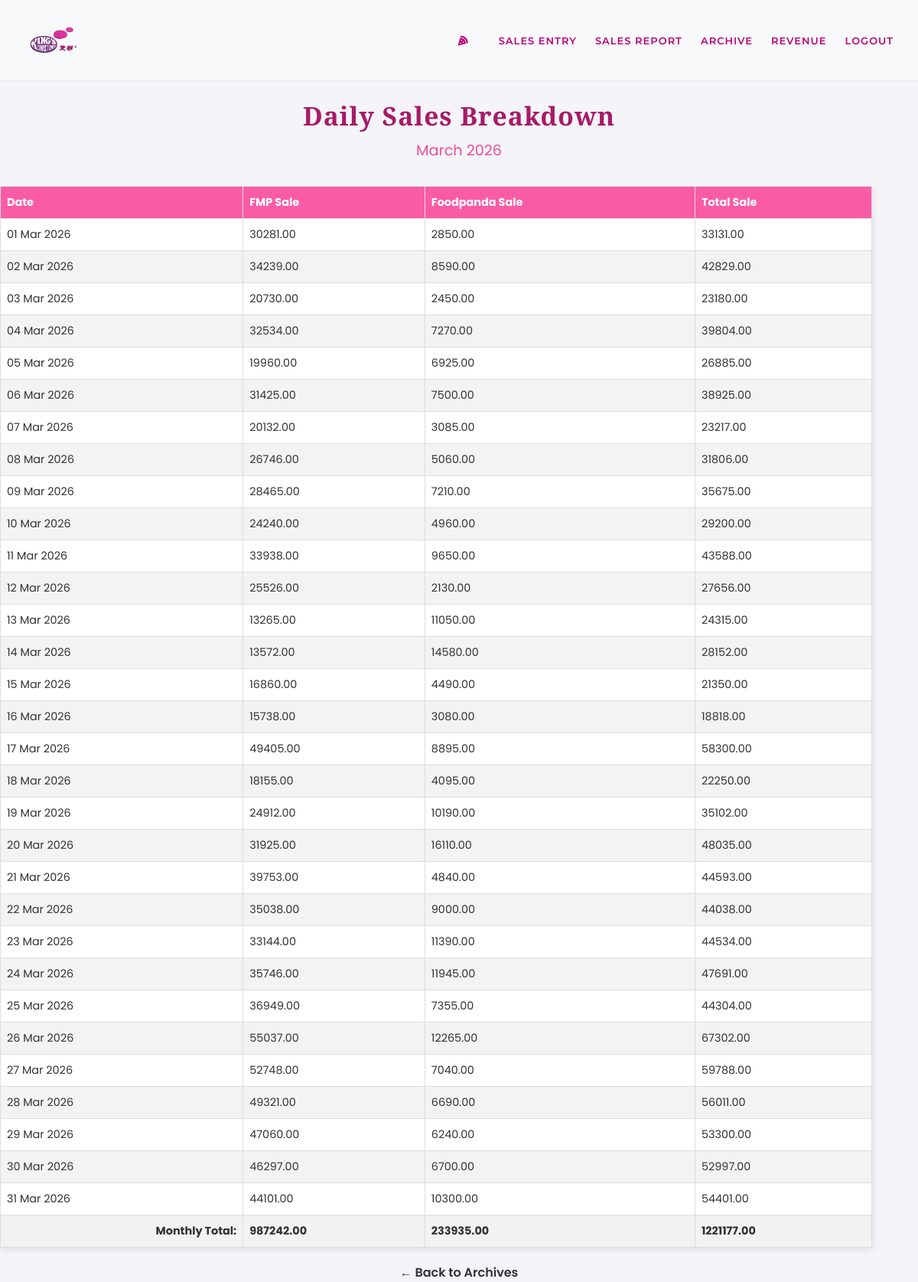
The app's page /kingsapp/month_rpt/13/ (signed in) with its own data.
### kingsapp/models.py (models this page shows, shortened)
class kingsArchvSummary(models.Model):
    month = models.DateField(unique=True)
    total_fmp_sale = models.DecimalField(max_digits=10, decimal_places=2, default=0)
    total_foodpanda_sale = models.DecimalField(max_digits=10, decimal_places=2, default=0)
    grand_total_sale = models.DecimalField(max_digits=10, decimal_places=2, default=0)
    net_total_sale = models.DecimalField(max_digits=10, decimal_places=2, default=0)
    average_daily_sale = models.DecimalField(max_digits=10, decimal_places=2, default=0)
    created_at = models.DateTimeField(auto_now_add=True)
    class Meta:
        verbose_name = 'Kings Archived Summary'
        verbose_name_plural = 'Kings Archived Summary'

class kingsSalesArchv(models.Model):
    entity = models.CharField(max_length=100)
    FMP_sale = models.DecimalField(max_digits=10, decimal_places=2, default=0)
    foodpanda = models.DecimalField(max_digits=10, decimal_places=2, default=0)
    create_date = models.DateField()
    update_date = models.DateTimeField(auto_now=True)
    @property
    def total_sale(self):
        return self.FMP_sale + self.foodpanda
    class Meta:
        verbose_name = 'Kings Sale Archive'
        verbose_name_plural = 'Kings Sale Archive'

### kingsapp/views.py (the view)
# urls.py: path('month_rpt/<int:pk>/', views.month_view_sale, name='month_rpt'),
@login_required(login_url='login')
def month_view_sale(request, pk):
    arcv_month = get_object_or_404(kingsArchvSummary, pk=pk)
    daily_sales = kingsSalesArchv.objects.filter(
        create_date__year=arcv_month.month.year,
        create_date__month=arcv_month.month.month
    ).order_by('create_date')
    return render(request, 'kings/month_view_sale.html', {'archive': arcv_month, 'daily_sales': daily_sales})

### templates/kings/month_view_sale.html (shortened to what this page needs)
{% load static %}
<!DOCTYPE html>
<html lang="en">
<head>
    <link rel="stylesheet" href="{% static 'css/kingshowdata.css' %}">
</head>
<body>
    {% include 'kings/kingsnavbar.html' %}
    <h1>Daily Sales Breakdown</h1>
    <h2>{{ archive.month|date:"F Y" }}</h2>
    <div class="main-container" style="justify-content: center;">
        <div class="report-section">
            <table>
                <thead>
                    <tr>
                        <th>Date</th>
                        <th>FMP Sale</th>
                        <th>Foodpanda Sale</th>
                        <th>Total Sale</th>
                    </tr>
                </thead>
                <tbody>
                    {% for sale in daily_sales %}
                    <tr>
                        <td>{{ sale.create_date|date:"d M Y" }}</td>
                        <td>{{ sale.FMP_sale|floatformat:2 }}</td>
                        <td>{{ sale.foodpanda|floatformat:2 }}</td>
                        <td>{{ sale.total_sale|floatformat:2 }}</td>
                    </tr>
                    {% empty %}
                    <tr>
                        <td colspan="4" style="text-align: center;">No sales data found for this month.</td>
                    </tr>
                    {% endfor %}
                </tbody>
                <tfoot>
                    <tr style="font-weight: bold; background-color: #f2f2f2;">
                        <td style="text-align: right;">Monthly Total:</td>
                        <td>{{ archive.total_fmp_sale|floatformat:2 }}</td>
                        <td>{{ archive.total_foodpanda_sale|floatformat:2 }}</td>
                        <td>{{ archive.grand_total_sale|floatformat:2 }}</td>
                    </tr>
                </tfoot>
            </table>
            <div style="margin-top: 20px; text-align: center;">
                <a href="{% url 'show_archive' %}" style="text-decoration: none; color: #333; font-weight: 600;">&larr; Back to Archives</a>
            </div>
        </div>
    </div>
</body>
</html>

### static/css/kingshowdata.css (style rules this page uses)
body { font-family: 'Poppins', sans-serif; margin: 2rem; background-color: #f4f4f9; color: #333; }
.main-container { display: flex; gap: 2rem; align-items: flex-start; max-width: 1400px; margin: 0 auto; }
h1 { text-align: center; color: #a71b68; font-family: 'Playfair Display', serif; font-size: 2.1rem; margin-bottom: 0.5rem; letter-spacing: 1px; }
h2 { text-align: center; color: #ee4e99; font-weight: 400; font-style: regular; font-size: 1.2rem; margin-top: 0; margin-bottom: 2rem; }
.report-section { flex: 2.5; overflow-x: auto; }
table { width: 95%; margin: 0; border-collapse: collapse; box-shadow: 0 2px 10px rgba(0,0,0,0.1); background-color: white; border: 1px solid #ddd; }
th, td { padding: 10px 8px; text-align: left; border: 1px solid #ddd; font-size: 0.9rem; }
thead th { background-color: #f95ca5; color: white; font-weight: bold; }
tbody tr:nth-of-type(even) { background-color: #f3f3f3; }

### templates/kings/kingsnavbar.html (style rules this page uses)
body { margin: 0; }

### records on screen
kingsArchvSummary: month "March 2026", total_fmp_sale "987242.00", total_foodpanda_sale "233935.00", grand_total_sale "1221177.00"
kingsSalesArchv: create_date "01 Mar 2026", FMP_sale "30281.00", foodpanda "2850.00", total_sale "33131.00"
kingsSalesArchv: create_date "02 Mar 2026", FMP_sale "34239.00", foodpanda "8590.00", total_sale "42829.00"
kingsSalesArchv: create_date "03 Mar 2026", FMP_sale "20730.00", foodpanda "2450.00", total_sale "23180.00"
kingsSalesArchv: create_date "04 Mar 2026", FMP_sale "32534.00", foodpanda "7270.00", total_sale "39804.00"
kingsSalesArchv: create_date "05 Mar 2026", FMP_sale "19960.00", foodpanda "6925.00", total_sale "26885.00"
kingsSalesArchv: create_date "06 Mar 2026", FMP_sale "31425.00", foodpanda "7500.00", total_sale "38925.00"
kingsSalesArchv: create_date "07 Mar 2026", FMP_sale "20132.00", foodpanda "3085.00", total_sale "23217.00"
kingsSalesArchv: create_date "08 Mar 2026", FMP_sale "26746.00", foodpanda "5060.00", total_sale "31806.00"
kingsSalesArchv: create_date "09 Mar 2026", FMP_sale "28465.00", foodpanda "7210.00", total_sale "35675.00"
kingsSalesArchv: create_date "10 Mar 2026", FMP_sale "24240.00", foodpanda "4960.00", total_sale "29200.00"
kingsSalesArchv: create_date "11 Mar 2026", FMP_sale "33938.00", foodpanda "9650.00", total_sale "43588.00"
kingsSalesArchv: create_date "12 Mar 2026", FMP_sale "25526.00", foodpanda "2130.00", total_sale "27656.00"
kingsSalesArchv: create_date "13 Mar 2026", FMP_sale "13265.00", foodpanda "11050.00", total_sale "24315.00"
kingsSalesArchv: create_date "14 Mar 2026", FMP_sale "13572.00", foodpanda "14580.00", total_sale "28152.00"
kingsSalesArchv: create_date "15 Mar 2026", FMP_sale "16860.00", foodpanda "4490.00", total_sale "21350.00"
kingsSalesArchv: create_date "16 Mar 2026", FMP_sale "15738.00", foodpanda "3080.00", total_sale "18818.00"
kingsSalesArchv: create_date "17 Mar 2026", FMP_sale "49405.00", foodpanda "8895.00", total_sale "58300.00"
kingsSalesArchv: create_date "18 Mar 2026", FMP_sale "18155.00", foodpanda "4095.00", total_sale "22250.00"
kingsSalesArchv: create_date "19 Mar 2026", FMP_sale "24912.00", foodpanda "10190.00", total_sale "35102.00"
kingsSalesArchv: create_date "20 Mar 2026", FMP_sale "31925.00", foodpanda "16110.00", total_sale "48035.00"
kingsSalesArchv: create_date "21 Mar 2026", FMP_sale "39753.00", foodpanda "4840.00", total_sale "44593.00"
kingsSalesArchv: create_date "22 Mar 2026", FMP_sale "35038.00", foodpanda "9000.00", total_sale "44038.00"
kingsSalesArchv: create_date "23 Mar 2026", FMP_sale "33144.00", foodpanda "11390.00", total_sale "44534.00"
kingsSalesArchv: create_date "24 Mar 2026", FMP_sale "35746.00", foodpanda "11945.00", total_sale "47691.00"
kingsSalesArchv: create_date "25 Mar 2026", FMP_sale "36949.00", foodpanda "7355.00", total_sale "44304.00"
kingsSalesArchv: create_date "26 Mar 2026", FMP_sale "55037.00", foodpanda "12265.00", total_sale "67302.00"
kingsSalesArchv: create_date "27 Mar 2026", FMP_sale "52748.00", foodpanda "7040.00", total_sale "59788.00"
kingsSalesArchv: create_date "28 Mar 2026", FMP_sale "49321.00", foodpanda "6690.00", total_sale "56011.00"
kingsSalesArchv: create_date "29 Mar 2026", FMP_sale "47060.00", foodpanda "6240.00", total_sale "53300.00"
kingsSalesArchv: create_date "30 Mar 2026", FMP_sale "46297.00", foodpanda "6700.00", total_sale "52997.00"
kingsSalesArchv: create_date "31 Mar 2026", FMP_sale "44101.00", foodpanda "10300.00", total_sale "54401.00"
